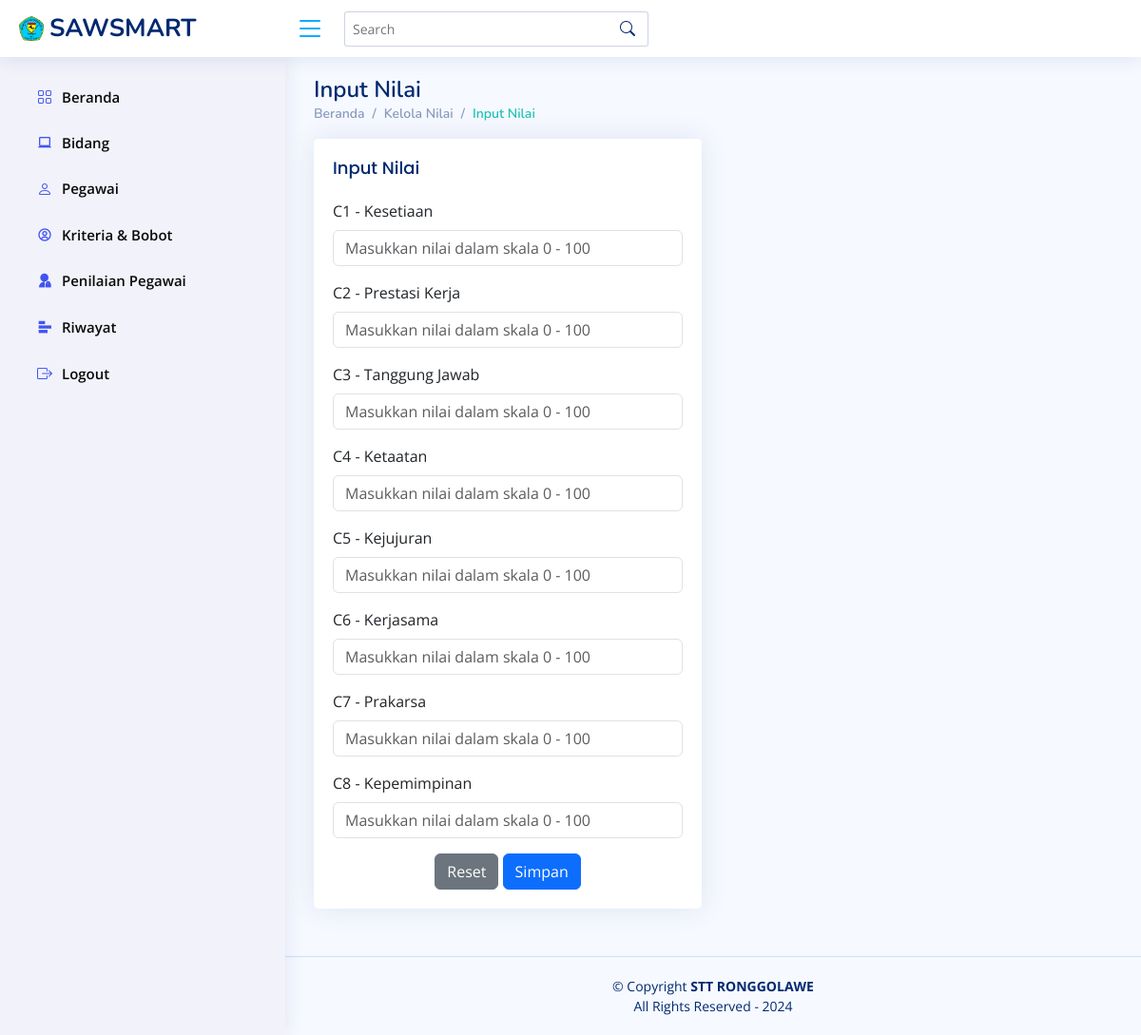
/penilaian/input-nilai/21/, run on the app's committed database.
### spksaw/models.py (models this page shows, shortened)
class Kriteria(models.Model):
    TIPE_CHOICES = [
        ('benefit', 'Benefit'),
        ('cost', 'Cost'),
    ]
    id = models.AutoField(primary_key=True)  # ID otomatis
    nama = models.CharField(max_length=100)  # Nama kriteria
    bobot = models.FloatField(default=0, null=False, blank=False)  # Bobot, default 0
    tipe = models.CharField(max_length=10, choices=TIPE_CHOICES, default='benefit')  # Tipe kriteria (Benefit/Cost)
    class Meta:
        verbose_name_plural = "Kriteria"
        ordering = ['nama']  # Urutkan berdasarkan nama secara default

### spksaw/views.py (the view, shortened to what this page needs)
# urls.py: path("penilaian/input-nilai/<int:id>/", views.input_nilai, name="input_nilai"),
def input_nilai(request, id):
    penilaian = get_object_or_404(Penilaian, id=id)  # Ambil data Penilaian berdasarkan ID
    kriteria_list = Kriteria.objects.all()          # Ambil semua kriteria
    context = {
        'penilaian': penilaian,
        'kriteria_list': kriteria_list,
    }
    messages.success(request, "Nilai berhasil diinput.")
    return render(request, 'input_nilai.html', context)

### spksaw/templates/input_nilai.html (shortened to what this page needs)
<!DOCTYPE html>
<html lang="en">
  <head>
    {% load static %}
    <link href="{% static 'assets/vendor/bootstrap/css/bootstrap.min.css' %}" rel="stylesheet" />
    <link href="{% static 'assets/vendor/bootstrap-icons/bootstrap-icons.css' %}" rel="stylesheet" />
    <link href="{% static 'assets/vendor/boxicons/css/boxicons.min.css' %}" rel="stylesheet" />
    <link href="{% static 'assets/vendor/quill/quill.snow.css' %}" rel="stylesheet" />
    <link href="{% static 'assets/vendor/quill/quill.bubble.css' %}" rel="stylesheet" />
    <link href="{% static 'assets/vendor/remixicon/remixicon.css' %}" rel="stylesheet" />
    <link href="{% static 'assets/vendor/simple-datatables/style.css' %}" rel="stylesheet" />
    <link href="{% static 'assets/css/style.css' %}" rel="stylesheet" />
  </head>
  <body>
    {% include 'partials/header.html' %}
    {% include 'partials/sidebar.html' %}
    <main id="main" class="main">
      <div class="pagetitle">
        <h1>Input Nilai</h1>
        <nav>
          <ol class="breadcrumb">
            <li class="breadcrumb-item">
              <a href="{% url 'home' %}">Beranda</a>
            </li>
            <li class="breadcrumb-item">Kelola Nilai</li>
            <li class="breadcrumb-item active">Input Nilai</li>
          </ol>
        </nav>
      </div>
      <section class="section">
        <div class="row">
          <div class="col-lg-6">
            <div class="card">
              <div class="card-body">
                <h5 class="card-title">Input Nilai</h5>
                <form class="row g-3" method="post">
                    {% for kriteria in kriteria_list %}
                    <div class="col-12">
                        <label for="{{ kriteria.nama }}" class="form-label">{{ kriteria.nama }}</label>
                        <input
                            type="number"
                            step="0.01"
                            class="form-control"
                            id="{{ kriteria.nama }}"
                            name="{{ kriteria.nama }}"
                            placeholder="Masukkan nilai dalam skala 0 - 100"
                            required
                        />
                    </div>
                    {% endfor %}
                    <div class="text-center">
                        <button type="reset" class="btn btn-secondary">Reset</button>
                        <button type="submit" class="btn btn-primary">Simpan</button>
                    </div>
                </form>
              </div>
            </div>
          </div>
        </div>
      </section>
    </main>
    {% include 'partials/footer.html' %}
  </body>
</html>

### spksaw/static/assets/css/style.css (style rules this page uses)
:root { scroll-behavior: smooth; }
body { font-family: "Open Sans", sans-serif; background: #f6f9ff; color: #444444; }
a { color: #4154f1; text-decoration: none; }
h1, h2, h3, h4, h5, h6 { font-family: "Nunito", sans-serif; }
#main { margin-top: 60px; padding: 20px 30px; transition: all 0.3s; }
.pagetitle { margin-bottom: 10px; }
.pagetitle h1 { font-size: 24px; margin-bottom: 0; font-weight: 600; color: #012970; }
.card { margin-bottom: 30px; border: none; border-radius: 5px; box-shadow: 0px 0 30px rgba(1, 41, 112, 0.1); }
.card-title { padding: 20px 0 15px 0; font-size: 18px; font-weight: 500; color: #012970; font-family: "Poppins", sans-serif; }
.card-body { padding: 0 20px 20px 20px; }
.breadcrumb { font-size: 14px; font-family: "Nunito", sans-serif; color: #899bbd; font-weight: 600; }
.breadcrumb a { color: #899bbd; transition: 0.3s; }
.breadcrumb .breadcrumb-item::before { color: #899bbd; }
.breadcrumb .active { color: #1fc3b5; font-weight: 600; }
@media (min-width: 1200px) { #main, #footer { margin-left: 300px; } }

### data on the page
Kriteria: nama "C1 - Kesetiaan"
Kriteria: nama "C2 - Prestasi Kerja"
Kriteria: nama "C3 - Tanggung Jawab"
Kriteria: nama "C4 - Ketaatan"
Kriteria: nama "C5 - Kejujuran"
Kriteria: nama "C6 - Kerjasama"
Kriteria: nama "C7 - Prakarsa"
Kriteria: nama "C8 - Kepemimpinan"
